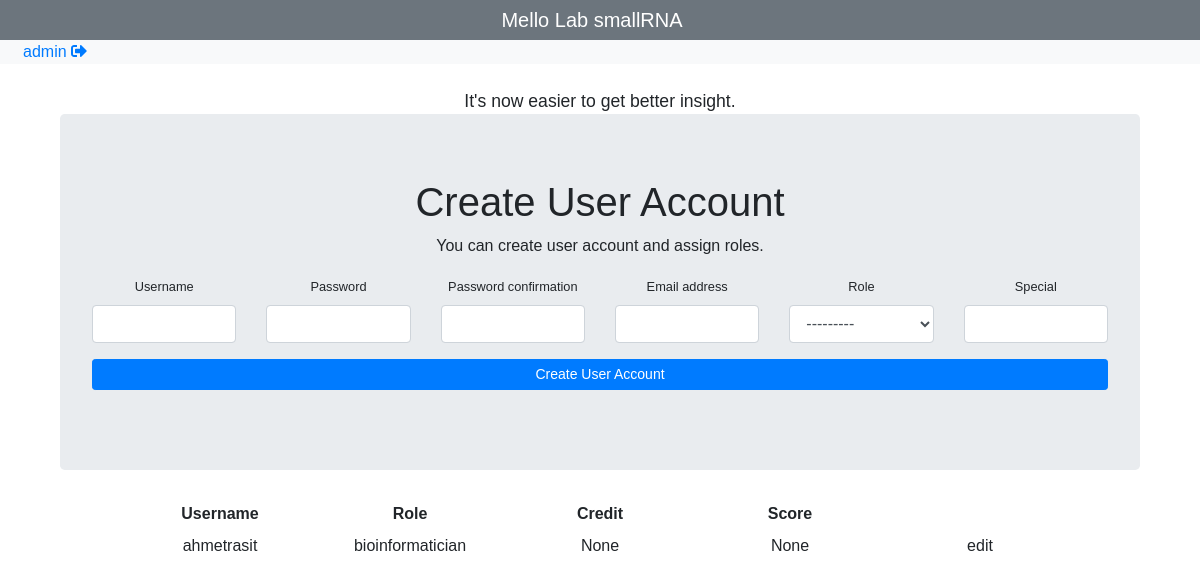
Page /add/user (signed in) on the committed database.
### manager/models.py (models this page shows)
class MainConfiguration(models.Model):
    team_name = models.CharField(max_length=64)
    intro_message = models.CharField(max_length=255)
    cpu_ratio = models.DecimalField(max_digits=3, decimal_places=2)
    ram_ratio = models.DecimalField(max_digits=3, decimal_places=2)
    key_value = models.TextField()
    created_on = models.DateTimeField(auto_now=True)

class CustomUser(AbstractUser):
    CHOICES = (('bioinformatician', 'bioinformatician'),('scientist', 'scientist'), ('intern', 'intern'), ('other', 'other'), ('boss', 'boss'))
    created_on = models.DateTimeField(auto_now=True)
    role = models.CharField(choices=CHOICES, max_length=128, default=None, blank=True, null=True)
    credit = models.PositiveSmallIntegerField( default=None, blank=True, null=True)
    special = models.CharField(max_length=128, default=None, blank=True, null=True)
    score = models.CharField(max_length=128, default=None, blank=True, null=True)
    key_value = models.TextField(default=None, blank=True, null=True)

### manager/views.py (the view, shortened to what this page needs)
# urls.py: url(r'^add/user$', manager_views.addUser, name='addUser'),
@login_required
def addUser(request):
    render_dict = getConfigDict(request)
    form = AddUserForm
    render_dict['form']=form()
    print()
    users_fields = ['username', 'role', 'credit', 'score']
    render_dict['users'] = CustomUser.objects.exclude(username='admin').values(*users_fields)[::-1]
    render_dict['users_fields'] = users_fields
    return render(request, 'addUser.html', render_dict)

### manager/forms.py
class AddUserForm(UserCreationForm):
    class Meta:
        model = CustomUser
        fields = ['username',  'password1', 'password2', 'email', 'role', 'special']
    def __init__(self, *args, **kwargs):
        super().__init__(*args, **kwargs)
        for field in iter(self.fields):
            self.fields[field].widget.attrs.update({
                'class': 'form-control',
                'id':field,
        })

### manager/views.py (called while the page is built)
def getConfigDict(request):
    render_dict = {'user':request.user, 'no_of_samples':0}
    last = MainConfiguration.objects.last()
    if last:
        system_config = model_to_dict(last)
        for key in ['team_name', 'intro_message']:
            render_dict[key] = system_config[key]
    return render_dict

### manager/templates/addUser.html (shortened to what this page needs)
{% extends 'templates/master.html' %}
{% load static %}
	{% block body %}
	<div class="container">
		<div class="jumbotron">
			<h1>Create User Account</h1>
			<p>You can create user account and assign roles.</p>
		<form method="post" action="/add/user">
			<div class="row">
		    {% for form_element in form %}
						<div class="form-group col-md-2">
							<label style="font-size:.8em" for="{{form_element.name}}">{{form_element.label}}</label>
							{{form_element}}
						</div>
				{% endfor %}
			</div>
			<div class="row">
				<div class="col-md-12 form-group">
						<button type="submit" class="btn btn-sm btn-block btn-primary">Create User Account</button>
				</div>
			</div>
		</form>
		</div>
	</div>
	<div class="row">
		<div class="col-md-1">
		</div>
    {% for field in users_fields %}
		<div class="col-md-2">
			<label><b>{{field|title }}</b></label>
		</div>
		{% endfor %}
	</div>
	<div class="row">
		<div class="col-md-1">
		</div>
    {% for user in users %}
			{% for key,value in user.items %}
				<div class="col-md-2">
					{{value}}
				</div>
				{% endfor %}
				<div class="col-md-2">
					edit
				</div>
			{% endfor %}
	</div>
	{% endblock %}

### static/templates/master.html (shortened to what this page needs)
{% load static %}
<!doctype html>
<html lang="en">
  <head>
    <link rel="stylesheet" href="https://maxcdn.bootstrapcdn.com/bootstrap/4.0.0/css/bootstrap.min.css">
    <link rel="stylesheet" href="{% static 'css/custom.css' %}">
  </head>
  <body style="font-family:sans-serif">
    <div class="fluid-container">
      <nav class="navbar navbar-expand-sm navbar-dark bg-secondary justify-content-center p-0 m-0">
        <a class="navbar-brand text-center" href="/"> {{ team_name }} </a>
      </nav>
      <nav class="navbar navbar-expand-sm navbar-light bg-light p-0 mb-4">
        <div class="collapse navbar-collapse justify-content-center" id="navbarSupportedContent">
          <div class="container pl-2">
            <div class="row">
              <div class="nav-item">
                {% if user.is_authenticated %}
                  <a href="#">
                    {{user.username}} {{ user_rank }}
                  </a>
                  <a href="{% url 'logout' %}">
                    <i class="fas fa-sign-out-alt"></i>
                  </a>
                {% endif %}
              </div>
            </div>
          </div>
        </div>
      </nav>
    </div>
    <div class="text-center">
      <small style="font-size:1.1em">{{ intro_message }}</small>
    <div class="container text-center">
      {% if user.is_authenticated %}
        {% block body %}{% endblock %}
      {% else %}
        <br>
          <div class="jumbotron">
            You need to login to explore your data.
          </div>
      {% endif %}
    </div>
  </body>
</html>

### rows in the picture
MainConfiguration: team_name "Mello Lab smallRNA", intro_message "It's now easier to get better insight."
CustomUser: username "admin"

### other values in the picture
{{ field|title }} "Username" "Role" "Credit" "Score"
{{ value }} "ahmetrasit" "bioinformatician" "None" "None"
